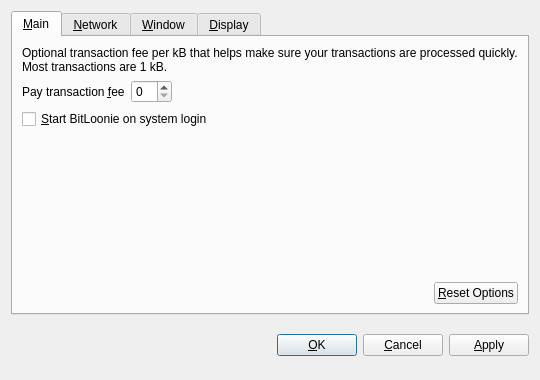
<?xml version="1.0" encoding="UTF-8"?>
<ui version="4.0">
 <class>OptionsDialog</class>
 <widget class="QDialog" name="OptionsDialog">
  <property name="geometry">
   <rect>
    <x>0</x>
    <y>0</y>
    <width>540</width>
    <height>380</height>
   </rect>
  </property>
  <property name="windowTitle">
   <string>Options</string>
  </property>
  <property name="modal">
   <bool>true</bool>
  </property>
  <layout class="QVBoxLayout" name="verticalLayout">
   <item>
    <widget class="QTabWidget" name="tabWidget">
     <property name="tabPosition">
      <enum>QTabWidget::North</enum>
     </property>
     <property name="currentIndex">
      <number>0</number>
     </property>
     <widget class="QWidget" name="tabMain">
      <attribute name="title">
       <string>&amp;Main</string>
      </attribute>
      <layout class="QVBoxLayout" name="verticalLayout_Main">
       <item>
        <widget class="QLabel" name="transactionFeeInfoLabel">
         <property name="text">
          <string>Optional transaction fee per kB that helps make sure your transactions are processed quickly. Most transactions are 1 kB.</string>
         </property>
         <property name="textFormat">
          <enum>Qt::PlainText</enum>
         </property>
         <property name="wordWrap">
          <bool>true</bool>
         </property>
        </widget>
       </item>
       <item>
        <layout class="QHBoxLayout" name="horizontalLayout_1_Main">
         <item>
          <widget class="QLabel" name="transactionFeeLabel">
           <property name="text">
            <string>Pay transaction &amp;fee</string>
           </property>
           <property name="textFormat">
            <enum>Qt::PlainText</enum>
           </property>
           <property name="buddy">
            <cstring>transactionFee</cstring>
           </property>
          </widget>
         </item>
         <item>
          <widget class="BitcoinAmountField" name="transactionFee"/>
         </item>
         <item>
          <spacer name="horizontalSpacer_1_Main">
           <property name="orientation">
            <enum>Qt::Horizontal</enum>
           </property>
           <property name="sizeHint" stdset="0">
            <size>
             <width>40</width>
             <height>20</height>
            </size>
           </property>
          </spacer>
         </item>
        </layout>
       </item>
       <item>
        <widget class="QCheckBox" name="bitcoinAtStartup">
         <property name="toolTip">
          <string>Automatically start BitLoonie after logging in to the system.</string>
         </property>
         <property name="text">
          <string>&amp;Start BitLoonie on system login</string>
         </property>
        </widget>
       </item>
       <item>
        <spacer name="verticalSpacer_Main">
         <property name="orientation">
          <enum>Qt::Vertical</enum>
         </property>
         <property name="sizeHint" stdset="0">
          <size>
           <width>20</width>
           <height>40</height>
          </size>
         </property>
        </spacer>
       </item>
       <item>
        <layout class="QHBoxLayout" name="horizontalLayout_2_Main">
         <item>
          <spacer name="horizontalSpacer_2_Main">
           <property name="orientation">
            <enum>Qt::Horizontal</enum>
           </property>
           <property name="sizeHint" stdset="0">
            <size>
             <width>40</width>
             <height>20</height>
            </size>
           </property>
          </spacer>
         </item>
         <item>
          <widget class="QPushButton" name="resetButton">
           <property name="toolTip">
            <string>Reset all client options to default.</string>
           </property>
           <property name="text">
            <string>&amp;Reset Options</string>
           </property>
           <property name="autoDefault">
            <bool>false</bool>
           </property>
          </widget>
         </item>
        </layout>
       </item>
      </layout>
     </widget>
     <widget class="QWidget" name="tabNetwork">
      <attribute name="title">
       <string>&amp;Network</string>
      </attribute>
      <layout class="QVBoxLayout" name="verticalLayout_Network">
       <item>
        <widget class="QCheckBox" name="mapPortUpnp">
         <property name="toolTip">
          <string>Automatically open the BitLoonie client port on the router. This only works when your router supports UPnP and it is enabled.</string>
         </property>
         <property name="text">
          <string>Map port using &amp;UPnP</string>
         </property>
        </widget>
       </item>
       <item>
        <widget class="QCheckBox" name="connectSocks">
         <property name="toolTip">
          <string>Connect to the BitLoonie network through a SOCKS proxy (e.g. when connecting through Tor).</string>
         </property>
         <property name="text">
          <string>&amp;Connect through SOCKS proxy:</string>
         </property>
        </widget>
       </item>
       <item>
        <layout class="QHBoxLayout" name="horizontalLayout_Network">
         <item>
          <widget class="QLabel" name="proxyIpLabel">
           <property name="text">
            <string>Proxy &amp;IP:</string>
           </property>
           <property name="textFormat">
            <enum>Qt::PlainText</enum>
           </property>
           <property name="buddy">
            <cstring>proxyIp</cstring>
           </property>
          </widget>
         </item>
         <item>
          <widget class="QValidatedLineEdit" name="proxyIp">
           <property name="maximumSize">
            <size>
             <width>140</width>
             <height>16777215</height>
            </size>
           </property>
           <property name="toolTip">
            <string>IP address of the proxy (e.g. 127.0.0.1)</string>
           </property>
          </widget>
         </item>
         <item>
          <widget class="QLabel" name="proxyPortLabel">
           <property name="text">
            <string>&amp;Port:</string>
           </property>
           <property name="textFormat">
            <enum>Qt::PlainText</enum>
           </property>
           <property name="buddy">
            <cstring>proxyPort</cstring>
           </property>
          </widget>
         </item>
         <item>
          <widget class="QLineEdit" name="proxyPort">
           <property name="maximumSize">
            <size>
             <width>55</width>
             <height>16777215</height>
            </size>
           </property>
           <property name="toolTip">
            <string>Port of the proxy (e.g. 9050)</string>
           </property>
          </widget>
         </item>
         <item>
          <widget class="QLabel" name="socksVersionLabel">
           <property name="text">
            <string>SOCKS &amp;Version:</string>
           </property>
           <property name="textFormat">
            <enum>Qt::PlainText</enum>
           </property>
           <property name="buddy">
            <cstring>socksVersion</cstring>
           </property>
          </widget>
         </item>
         <item>
          <widget class="QValueComboBox" name="socksVersion">
           <property name="toolTip">
            <string>SOCKS version of the proxy (e.g. 5)</string>
           </property>
          </widget>
         </item>
         <item>
          <spacer name="horizontalSpacer_Network">
           <property name="orientation">
            <enum>Qt::Horizontal</enum>
           </property>
           <property name="sizeHint" stdset="0">
            <size>
             <width>40</width>
             <height>20</height>
            </size>
           </property>
          </spacer>
         </item>
        </layout>
       </item>
       <item>
        <spacer name="verticalSpacer_Network">
         <property name="orientation">
          <enum>Qt::Vertical</enum>
         </property>
         <property name="sizeHint" stdset="0">
          <size>
           <width>20</width>
           <height>40</height>
          </size>
         </property>
        </spacer>
       </item>
      </layout>
     </widget>
     <widget class="QWidget" name="tabWindow">
      <attribute name="title">
       <string>&amp;Window</string>
      </attribute>
      <layout class="QVBoxLayout" name="verticalLayout_Window">
       <item>
        <widget class="QCheckBox" name="minimizeToTray">
         <property name="toolTip">
          <string>Show only a tray icon after minimizing the window.</string>
         </property>
         <property name="text">
          <string>&amp;Minimize to the tray instead of the taskbar</string>
         </property>
        </widget>
       </item>
       <item>
        <widget class="QCheckBox" name="minimizeOnClose">
         <property name="toolTip">
          <string>Minimize instead of exit the application when the window is closed. When this option is enabled, the application will be closed only after selecting Quit in the menu.</string>
         </property>
         <property name="text">
          <string>M&amp;inimize on close</string>
         </property>
        </widget>
       </item>
       <item>
        <spacer name="verticalSpacer_Window">
         <property name="orientation">
          <enum>Qt::Vertical</enum>
         </property>
         <property name="sizeHint" stdset="0">
          <size>
           <width>20</width>
           <height>40</height>
          </size>
         </property>
        </spacer>
       </item>
      </layout>
     </widget>
     <widget class="QWidget" name="tabDisplay">
      <attribute name="title">
       <string>&amp;Display</string>
      </attribute>
      <layout class="QVBoxLayout" name="verticalLayout_Display">
       <item>
        <layout class="QHBoxLayout" name="horizontalLayout_1_Display">
         <item>
          <widget class="QLabel" name="langLabel">
           <property name="text">
            <string>User Interface &amp;language:</string>
           </property>
           <property name="textFormat">
            <enum>Qt::PlainText</enum>
           </property>
           <property name="buddy">
            <cstring>lang</cstring>
           </property>
          </widget>
         </item>
         <item>
          <widget class="QValueComboBox" name="lang">
           <property name="toolTip">
            <string>The user interface language can be set here. This setting will take effect after restarting BitLoonie.</string>
           </property>
          </widget>
         </item>
        </layout>
       </item>
       <item>
        <layout class="QHBoxLayout" name="horizontalLayout_2_Display">
         <item>
          <widget class="QLabel" name="unitLabel">
           <property name="text">
            <string>&amp;Unit to show amounts in:</string>
           </property>
           <property name="textFormat">
            <enum>Qt::PlainText</enum>
           </property>
           <property name="buddy">
            <cstring>unit</cstring>
           </property>
          </widget>
         </item>
         <item>
          <widget class="QValueComboBox" name="unit">
           <property name="toolTip">
            <string>Choose the default subdivision unit to show in the interface and when sending coins.</string>
           </property>
          </widget>
         </item>
        </layout>
       </item>
       <item>
        <widget class="QCheckBox" name="displayAddresses">
         <property name="toolTip">
          <string>Whether to show BitLoonie addresses in the transaction list or not.</string>
         </property>
         <property name="text">
          <string>&amp;Display addresses in transaction list</string>
         </property>
        </widget>
       </item>
       <item>
        <widget class="QCheckBox" name="coinControlFeatures">
         <property name="toolTip">
          <string>Whether to show coin control features or not.</string>
         </property>
         <property name="text">
          <string>Display coin &amp;control features (experts only!)</string>
         </property>
        </widget>
       </item>
       <item>
        <spacer name="verticalSpacer_Display">
         <property name="orientation">
          <enum>Qt::Vertical</enum>
         </property>
         <property name="sizeHint" stdset="0">
          <size>
           <width>20</width>
           <height>40</height>
          </size>
         </property>
        </spacer>
       </item>
      </layout>
     </widget>
    </widget>
   </item>
   <item>
    <layout class="QHBoxLayout" name="horizontalLayout_Buttons">
     <item>
      <spacer name="horizontalSpacer_1">
       <property name="orientation">
        <enum>Qt::Horizontal</enum>
       </property>
       <property name="sizeHint" stdset="0">
        <size>
         <width>40</width>
         <height>48</height>
        </size>
       </property>
      </spacer>
     </item>
     <item>
      <widget class="QLabel" name="statusLabel">
       <property name="font">
        <font>
         <weight>75</weight>
         <bold>true</bold>
        </font>
       </property>
       <property name="text">
        <string/>
       </property>
       <property name="textFormat">
        <enum>Qt::PlainText</enum>
       </property>
       <property name="wordWrap">
        <bool>true</bool>
       </property>
      </widget>
     </item>
     <item>
      <spacer name="horizontalSpacer_2">
       <property name="orientation">
        <enum>Qt::Horizontal</enum>
       </property>
       <property name="sizeHint" stdset="0">
        <size>
         <width>40</width>
         <height>48</height>
        </size>
       </property>
      </spacer>
     </item>
     <item>
      <widget class="QPushButton" name="okButton">
       <property name="text">
        <string>&amp;OK</string>
       </property>
      </widget>
     </item>
     <item>
      <widget class="QPushButton" name="cancelButton">
       <property name="text">
        <string>&amp;Cancel</string>
       </property>
       <property name="autoDefault">
        <bool>false</bool>
       </property>
      </widget>
     </item>
     <item>
      <widget class="QPushButton" name="applyButton">
       <property name="text">
        <string>&amp;Apply</string>
       </property>
       <property name="autoDefault">
        <bool>false</bool>
       </property>
      </widget>
     </item>
    </layout>
   </item>
  </layout>
 </widget>
 <customwidgets>
  <customwidget>
   <class>BitcoinAmountField</class>
   <extends>QSpinBox</extends>
   <header>bitcoinamountfield.h</header>
  </customwidget>
  <customwidget>
   <class>QValueComboBox</class>
   <extends>QComboBox</extends>
   <header>qvaluecombobox.h</header>
  </customwidget>
  <customwidget>
   <class>QValidatedLineEdit</class>
   <extends>QLineEdit</extends>
   <header>qvalidatedlineedit.h</header>
  </customwidget>
 </customwidgets>
 <resources/>
 <connections/>
</ui>
